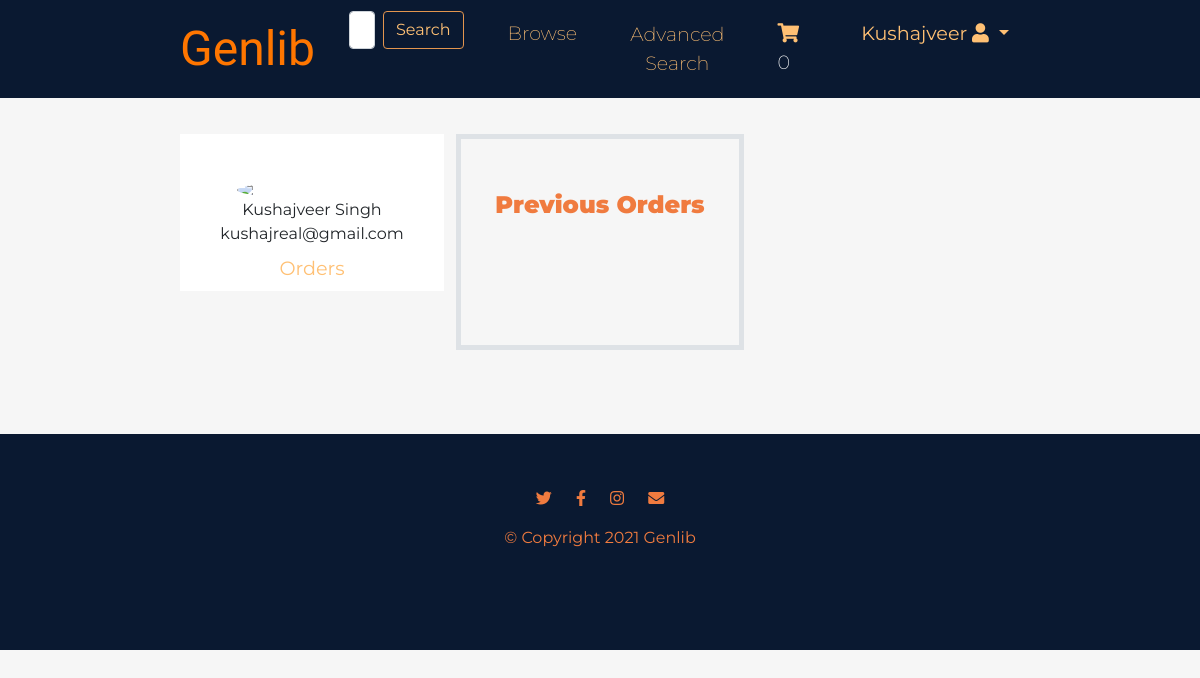
The app's page /orderHistory.html (signed in), older data.
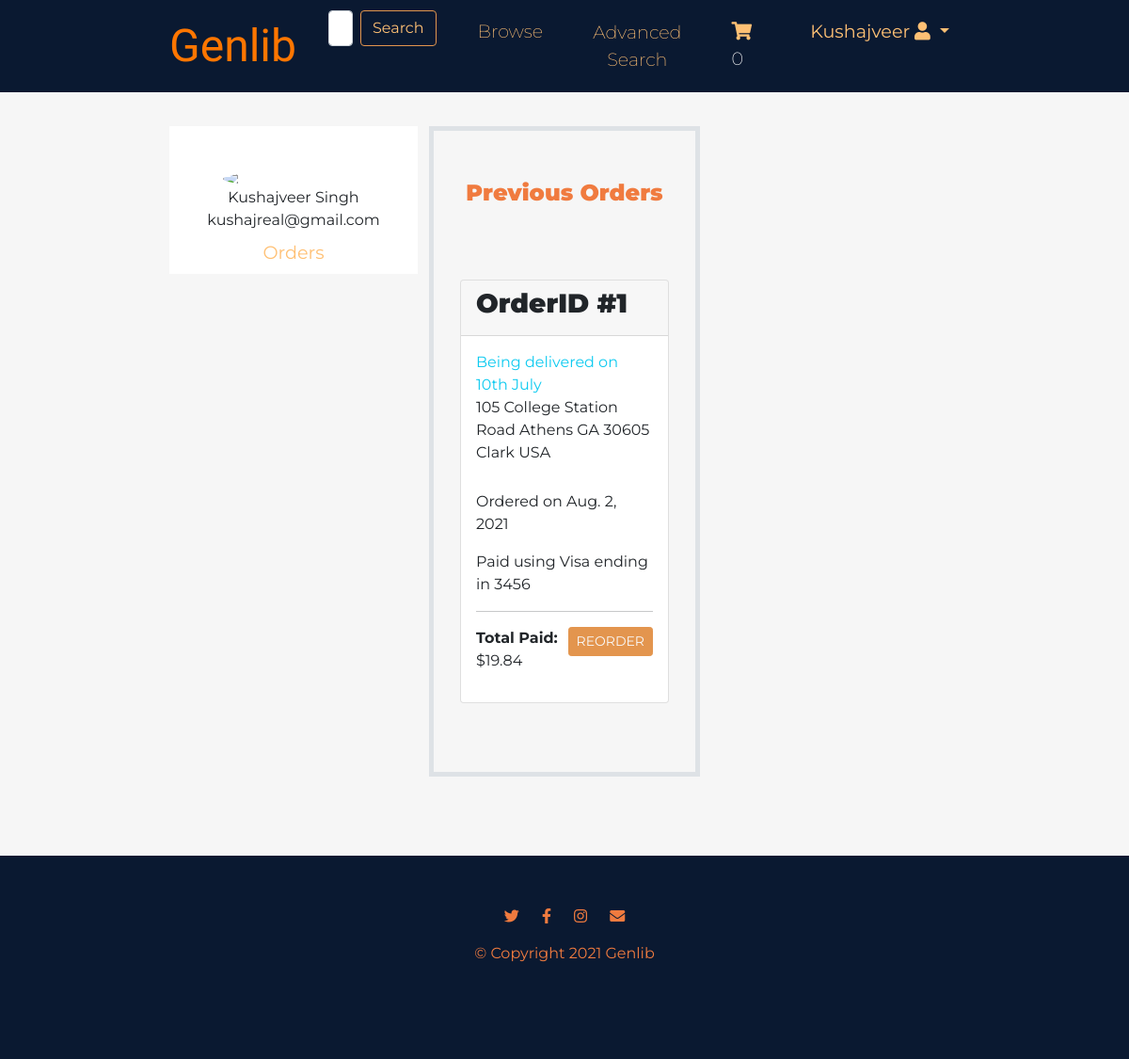
The same page, newer data.
### bookstore/models.py (models this page shows, shortened)
class User(AbstractBaseUser, PermissionsMixin):
    first_name = models.CharField(max_length=30)
    last_name = models.CharField(max_length=30)
    email = models.EmailField(max_length=50, unique=True, primary_key=True)
    receive_promotions = models.BooleanField(default=False)
    phone = models.CharField(max_length=11, null=True, blank=True)
    street = models.CharField(max_length=100, null=True, blank=True)
    city = models.CharField(max_length=20, null=True, blank=True)
    state = models.CharField(max_length=20, null=True, blank=True)
    zip_code = models.CharField(max_length=5, null=True, blank=True)
    county = models.CharField(max_length=10, null=True, blank=True)
    country = models.CharField(max_length=10, null=True, blank=True)
    card_count = models.IntegerField(default=0)
    card_name1 = encrypt(models.CharField(max_length=100, null=True, blank=True))
    card_num1 = encrypt(models.CharField(max_length=16, null=True, blank=True))
    card_exp1 = encrypt(models.CharField(max_length=5, null=True, blank=True))
    card_cvv1 = encrypt(models.CharField(max_length=3, null=True, blank=True))
    card_four1 = models.CharField(max_length=4, default="", blank=True)
    card_name2 = encrypt(models.CharField(max_length=100, null=True, blank=True))
    card_num2 = encrypt(models.CharField(max_length=16, null=True, blank=True))
    card_exp2 = encrypt(models.CharField(max_length=5, null=True, blank=True))
    card_cvv2 = encrypt(models.CharField(max_length=3, null=True, blank=True))
    card_four2 = models.CharField(max_length=4, default="", blank=True)
    card_name3 = encrypt(models.CharField(max_length=100, null=True, blank=True))
    card_num3 = encrypt(models.CharField(max_length=16, null=True, blank=True))
    card_exp3 = encrypt(models.CharField(max_length=5, null=True, blank=True))
    card_cvv3 = encrypt(models.CharField(max_length=3, null=True, blank=True))
    card_four3 = models.CharField(max_length=4, default="", blank=True)
    is_staff = models.BooleanField(default=False)
    is_active = models.BooleanField(default=False)
    is_suspended = models.BooleanField(default=False)
    objects = UserManager()
    USERNAME_FIELD = 'email'
    REQUIRED_FIELDS = ['first_name', 'last_name', 'password', 'receive_promotions', 'phone']

class Order(models.Model):
    id = models.AutoField(primary_key=True)
    status = models.CharField(max_length=20, default="Incomplete") # Confirmed
    user = models.ForeignKey(User, on_delete=models.CASCADE)
    total = models.DecimalField(decimal_places=2, max_digits=5)
    promotion = models.ForeignKey(Promotion, on_delete=models.CASCADE, null=True)
    orig_total = models.DecimalField(decimal_places=2, max_digits=5, default=0)
    date = models.DateField()
    time = models.TimeField()
    first_name = models.CharField(max_length=30)
    last_name = models.CharField(max_length=30)
    phone = models.CharField(max_length=11)
    street = models.CharField(max_length=100)
    city = models.CharField(max_length=20)
    state = models.CharField(max_length=20)
    zip_code = models.CharField(max_length=5)
    county = models.CharField(max_length=10)
    country = models.CharField(max_length=10)
    card_name = encrypt(models.CharField(max_length=100))
    card_num = encrypt(models.CharField(max_length=16))
    card_exp = encrypt(models.CharField(max_length=5))
    card_cvv = encrypt(models.CharField(max_length=3))
    card_four = models.CharField(max_length=4)
    objects = OrderManager()

### bookstore/views.py (the view)
# urls.py: path('orderHistory.html', views.order_history, name='order_history'),
def order_history(request):
    def get_context():
        completed_orders = Order.objects.filter(user=request.user, status="Confirmed").order_by("-id")
        context = {
            'completed_orders': completed_orders,
            'cartCount': getCartCount(request),
        }
        return context
    context = get_context()
    if request.method == "POST":
        if request.POST.get("search_button"):
            save_search(request, query=request.POST['search'])
            return redirect('search')
        if request.POST.get("advanced_search_button"):
            save_search(request, query="")
            return redirect('search')
        if request.POST.get("reorder_button"):
            err = reorder_items(request)
            if err == "success":
                context = get_context()
                context['success_flag'] = True
                return render(request, 'bookstore/orderHistory.html', context)
            else:
                print("enters")
                context = get_context()
                context['err_message'] = err
                context['err_flag'] = True
                return render(request, 'bookstore/orderHistory.html', context)
    else:
        return render(request, 'bookstore/orderHistory.html', context)

### bookstore/views.py (called while the page is built)
def getCartCount(request):
    if request.user.is_authenticated:
        count = 0
        cart_items = CartItem.objects.filter(user=request.user)
        for cart_item in cart_items:
            count += cart_item.quantity
        return count
    else:
        return ""

### bookstore/templates/bookstore/orderHistory.html (shortened to what this page needs)
<!DOCTYPE html>
<html lang="en" dir="ltr">
<head>
    <link href="https://cdn.jsdelivr.net/npm/bootstrap@5.0.1/dist/css/bootstrap.min.css" rel="stylesheet"
>
    <link rel="stylesheet" href="..\..\static\css\styles.css">
    <link rel="stylesheet" href="https://cdnjs.cloudflare.com/ajax/libs/font-awesome/5.8.2/css/all.min.css"
 />
</head>
<body>
    <section id="title">
        <div class="container-fluid">
            <nav class="navbar navbar-expand-lg">
                <a class="navbar-brand" href="/index.html">Genlib</a>
                <div class="collapse navbar-collapse" id="navbarSupportedContent">
                    <ul class="navbar-nav ms-auto">
                        <li class="nav-item">
                            <form class="d-flex" method="POST">
                                <input class="form-control me-2" type="search" placeholder="Search for Books"
                                    aria-label="Search" name="search" value="">
                                <button class="btn search-button" type="submit" name="search_button"
                                    value="search_button">Search</button>
                            </form>
                        </li>
                        <li class="nav-item">
                            <a class="nav-link" href="/browse-books.html">Browse</a>
                        </li>
                        <li class="nav-item">
                            <form method="POST">
                            <button class="btn nav-link" type="submit" name="advanced_search_button" value="advanced_search_button">Advanced Search</button>
                            </form>
                        </li>
                        <li class="nav-item">
                            <a class="nav-link" href="/cart.html"><i class="fas fa-shopping-cart"></i><span
                                    class="fa-layers-text fa-inverse cart-value"> {{ cartCount }}</span></a>
                        </li>
                        {% if not request.user.is_authenticated %}
                        <li class="nav-item">
                            <a class="nav-link" href="/login.html">Sign in</a>
                        </li>
                        {% else %}
                        <li class="nav-item dropdown">
                            <a href="#" class="nav-link dropdown-toggle" id="dropdownUser2" data-bs-toggle="dropdown"
                                aria-expanded="false">
                                <b>&nbsp; {{ user.first_name}}</b> <i class="fa fa-user"></i>
                            </a>
                        </li>
                        {% endif %}
                    </ul>
                </div>
            </nav>
        </div>
    </section>
    <div class="container-fluid">
        <div class="row">
            <div class="col-lg-4">
                <div class="d-flex flex-column align-items-center history-container">
                    <img class="rounded-circle mt-5" width="150px"
                        src="https://st3.depositphotos.com/15648834/17930/v/600/depositphotos_179308454-stock-illustration-unknown-person-silhouette-glasses-profile.jpg">
                    <span class="font-weight-bold">{{ user.first_name }} {{ user.last_name }}</span>
                    <span class="">{{ user.email }}</span>
                    <a class="nav-link text-center" href="/orderHistory.html"><strong>Orders</strong></a>
                </div>
            </div>
            <div class="col-lg-4 border border-5">
                <div class="p-3 py-5">
                    <h4 class="big-heading"><span>Previous Orders</span></h4><br>
                    <div class="row">
                        {% for order in completed_orders %}
                        <div class="col-lg-12">
                            <div class="bg-white card order-card">
                                <div class="card-header">
                                    <h3 class="">OrderID #{{ order.id }}</h3>
                                </div>
                                <div class="card-body">
                                    <a href="#">
                                        <span class="float-end text-info">Being delivered on 10th July</span>
                                    </a>
                                    <br>
                                    <p class="text-gray mb-1"> {{ order.street }} {{ order.city }} {{ order.state }} {{ order.zip_code }} {{ order.county }} {{ order.country }}</p><br>
                                    <p class="text-gray mb-3"> Ordered on {{ order.date }}</p>
                                    <p class="text-gray mb-3"> Paid using Visa ending in {{ order.card_four }}</p>
                                    <hr>
                                    <div class="float-end">
                                        <form method="POST">
                                        <button class="btn btn-sm reorder-button" type="submit" value="{{ order.id }}" name="reorder_button">REORDER</button>
                                        </form>
                                    </div>
                                    <p><span class="fw-bold"> Total Paid:</span> ${{ order.total }}</p>
                                </div>
                            </div>
                        </div>
                        {% endfor %}
                    </div>
                </div>
            </div>
            <div class="col-lg-4">
                <div class="p-3 py-5">
                </div>
            </div>
        </div>
    </div>
    <footer id="footer">
        <div class="container-fluid">
            <i class="footer-icons fab fa-twitter"></i>
            <i class="footer-icons fab fa-facebook-f"></i>
            <i class="footer-icons fab fa-instagram"></i>
            <i class="footer-icons fas fa-envelope"></i>
            <p>© Copyright 2021 Genlib</p>
        </div>
    </footer>
</body>
</html>

### bookstore/static/css/styles.css (style rules this page uses)
.big-heading { color: #F07B3F; line-height: 1.5; text-align: center; margin-bottom: 50px; }
body { font-family: 'Montserrat', sans-serif; background-color: #F6F6F6; }
h1, h2, h3, h4, h5, h6 { font-family: 'Montserrat', sans-serif; font-weight: 900; }
#title { background-color: #0A1931; }
.container-fluid { padding: 3% 15% 7%; }
#title .container-fluid { padding: 0 15%; }
.navbar-brand { font-family: "Ubuntu"; font-size: 3rem; color: #FF7600; }
.nav-item { padding: 0 18px; }
.nav-link { font-size: 1.2rem; font-weight: 200; color: #FFC074; }
.search-button { color: #FFC074; border-color: #E3954E; }
form { display:inline!important; }
#footer { background-color: #0A1931; text-align: center; }
#footer p { color: #F07B3F; }
.footer-icons { padding: 20px 10px; color: #F07B3F; }
.history-container { background-color: #fff; text-align: center; }
.reorder-button { color: #F9F9F9; border-color: #E3954E; background-color: #E3954E; }
.order-card { margin-bottom: 25px; }

Row changes from the older to the newer data that the page shows:
added Order: id "1", street "105 College Station Road", city "Athens", state "GA", zip_code "30605", county "Clark", country "USA", date "Aug. 2, 2021", card_four "3456", total "19.84"
